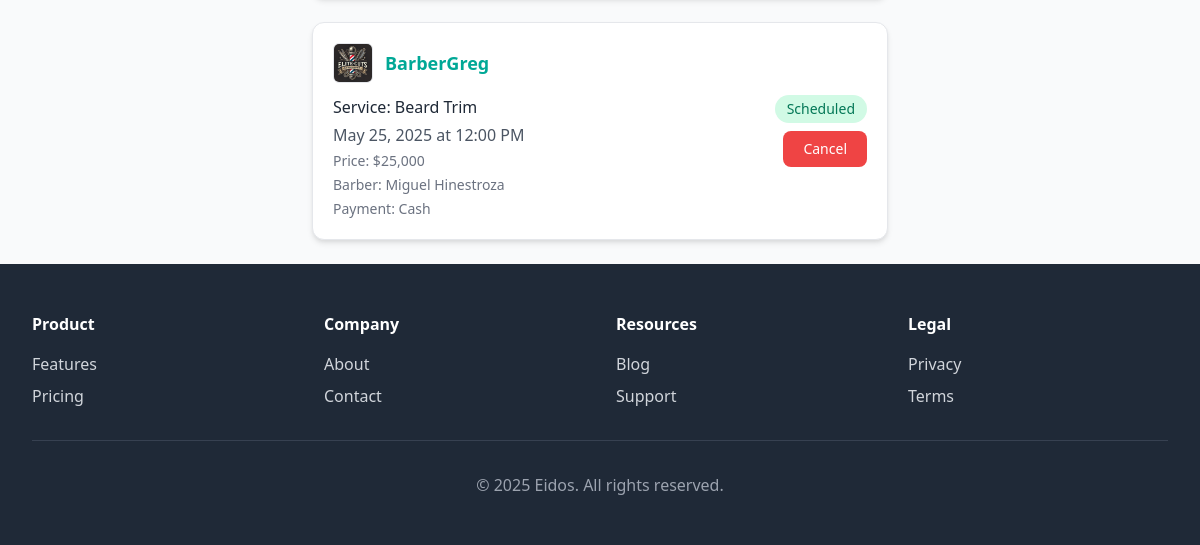
Before: /customer/appointments/ (signed in, lower part) with the older database file.
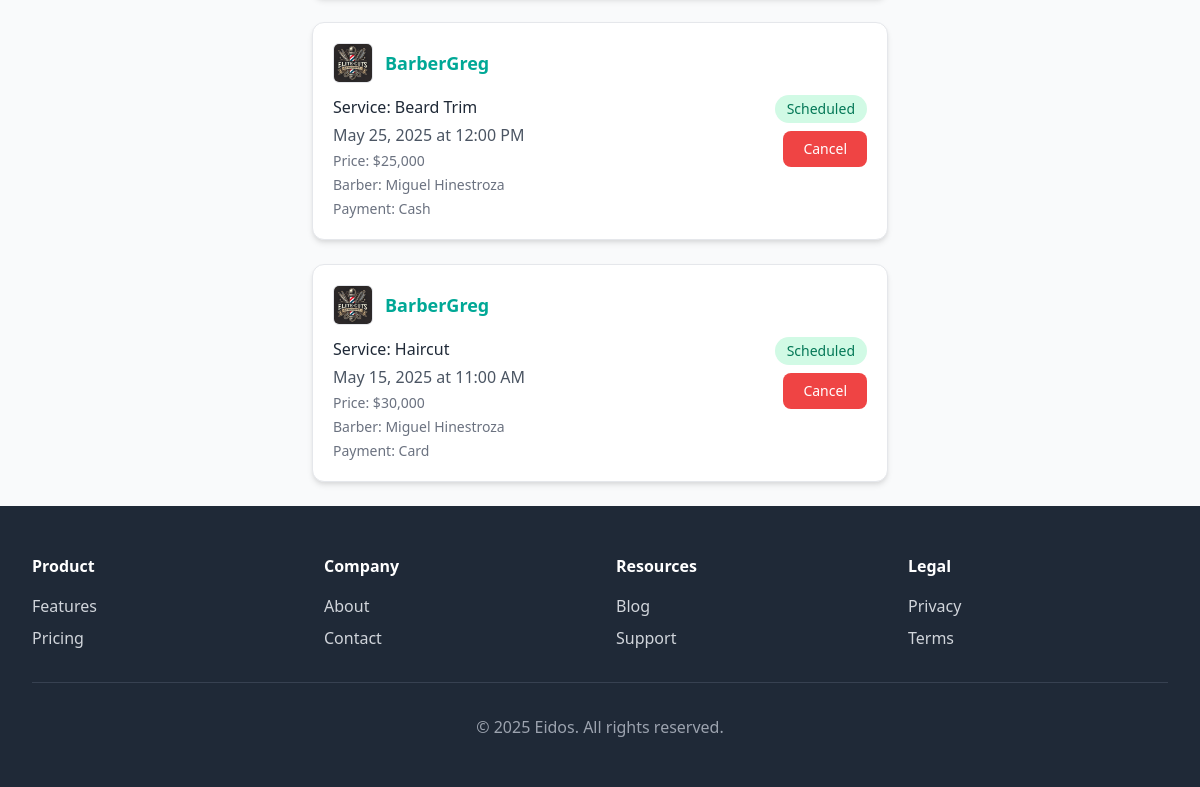
After: the same page with the newer database file.
### business/models.py (models this page shows, shortened)
class Appointment(models.Model):
    business = models.ForeignKey(BusinessAccount, on_delete=models.CASCADE, related_name='appointments', default=get_default_business)
    date = models.DateField()
    time = models.TimeField()
    customer = models.ForeignKey('customer.Customer',  on_delete=models.CASCADE, related_name='appointments', null=True, blank=True)
    customer_name = models.CharField(max_length=100, blank=True, null=True)
    customer_email = models.EmailField(max_length=100, blank=True, null=True)
    service = models.ForeignKey(Service, on_delete=models.CASCADE, related_name='appointments')
    price = models.DecimalField(max_digits=10, decimal_places=2, null=True, blank=True)
    payment_method = models.CharField(max_length=20, choices=[
        ("Cash", "Cash"), ("Card", "Card"), ("Online", "Online")
    ])
    duration_minutes = models.PositiveIntegerField(default=30)
    barber = models.ForeignKey(Employee, on_delete=models.CASCADE, related_name='appointments')
    customer_satisfaction = models.IntegerField(null=True, blank=True)
    repeat_customer = models.BooleanField(default=False)
    no_show = models.BooleanField(default=False)
    status = models.CharField(max_length=20, choices=[('scheduled', 'Scheduled'), ('completed', 'Completed'), ('cancelled', 'Cancelled')], default='scheduled')

class BusinessAccount(models.Model):
    name = models.CharField(max_length=100)
    email = models.EmailField(max_length=100, default='')
    address = models.CharField(max_length=200)
    description = models.TextField(blank=True)
    logo = models.ImageField(upload_to='business/images/')
    user = models.OneToOneField(Account, on_delete=models.CASCADE, null=True, blank=True)
    phone = models.CharField(max_length=20)
    instagram = models.URLField(blank=True, null=True)
    facebook = models.URLField(blank=True, null=True)
    twitter = models.URLField(blank=True, null=True)
    tiktok = models.URLField(blank=True, null=True)

class Service(models.Model):
    business = models.ForeignKey(BusinessAccount, on_delete=models.CASCADE, default=get_default_business)
    name = models.CharField(max_length=200)
    description = models.TextField(blank=True, null=True)
    price = models.DecimalField(max_digits=10, decimal_places=2)
    available = models.BooleanField(default=True)
    image = models.ImageField(upload_to='services/', blank=True, null=True)
    created_at = models.DateTimeField(auto_now_add=True)
    def __str__(self):
        return self.name

class Employee(models.Model):
    business = models.ForeignKey(BusinessAccount, on_delete=models.CASCADE, related_name='employees', default=get_default_business)
    name = models.CharField(max_length=100)
    photo = models.ImageField(upload_to='employees/photos/', blank=True, null=True)
    job_description = models.TextField()
    phone = models.CharField(max_length=20)

### customer/views.py (the view)
# urls.py: path('appointments/', views.listUserAppointments, name='userAppointments'),
@login_required
def listUserAppointments(request):
    if not hasattr(request.user, 'customer'):
        return render(request, 'error.html', {'message': 'Only clients can view appointments.'})
    customer = request.user.customer
    appointments = Appointment.objects.filter(customer=customer)
    if not appointments.exists():
        appointments = Appointment.objects.filter(customer_email=customer.user.email)
    return render(request, 'user_appointments.html', {'appointments': appointments, 'customer': customer})

### eidosapp/context_processors.py (called while the page is built)
def user_type_context(request):
    user_type = None
    if request.user.is_authenticated:
        if hasattr(request.user, 'is_business') and request.user.is_business:
            user_type = 'business'
        elif hasattr(request.user, 'is_customer') and request.user.is_customer:
            user_type = 'customer'
    return {'user_type': user_type}

def business_user_context(request):
    business_user = None
    if request.user.is_authenticated and hasattr(request.user, 'is_business') and request.user.is_business:
        business_user = BusinessAccount.objects.get(user=request.user)
    return {'business_user': business_user}

### customer/templates/user_appointments.html (shortened to what this page needs)
{% extends 'base.html' %}
{% load static %}
{% load humanize %}
{% block content %}
<div class="max-w-4xl mx-auto mt-10 px-4">
    {% if appointments %}
        <ul class="space-y-6">
            {% for appointment in appointments %}
                <li class="p-5 bg-white rounded-xl shadow-md border border-gray-200 hover:shadow-lg transition-all max-w-xl mx-auto">
                    <div class="flex flex-col md:flex-row justify-between md:items-center gap-4">
                        <div class="flex flex-col space-y-1">
                            <div class="flex items-center gap-3 mb-2">
                                {% if appointment.business.logo %}
                                    <img src="{{ appointment.business.logo.url }}" alt="{{ appointment.business.name }}" class="w-10 h-10 rounded-md object-cover border">
                                {% else %}
                                    <img src="{% static 'default-business.png' %}" alt="{{ appointment.business.name }}" class="w-10 h-10 rounded-md object-cover border">
                                {% endif %}
                                <h2 class="text-lg font-semibold text-primary">{{ appointment.business.name }}</h2>
                            </div>
                            <h3 class="text-md font-medium text-gray-800">Service: {{ appointment.service }}</h3>
                            <p class="text-gray-600">{{ appointment.date|date:"F j, Y" }} at {{ appointment.time|time:"g:i A" }}</p>
                            <p class="text-sm text-gray-500">Price: ${{ appointment.price|floatformat:0|intcomma }}</p>
                            <p class="text-sm text-gray-500">Barber: {{ appointment.barber.name }}</p>
                            <p class="text-sm text-gray-500">Payment: {{ appointment.payment_method }}</p>
                        </div>
                        <div class="flex flex-col items-end gap-2">
                            {% if appointment.status == 'scheduled' %}
                                <span class="px-3 py-1 text-sm font-medium rounded-full bg-green-100 text-green-700">Scheduled</span>
                                <form method="post" action="{% url 'cancel_appointment' appointment.id %}" onsubmit="return confirm('Are you sure you want to cancel this appointment?');">
                                    <button type="submit" class="text-sm px-5 py-2 bg-red-500 hover:bg-red-600 text-white rounded-lg transition">
                                        Cancel
                                    </button>
                                </form>
                            {% elif appointment.status == 'completed' %}
                                <span class="px-3 py-1 text-sm font-medium rounded-full bg-blue-100 text-blue-700">Completed</span>
                            {% else %}
                                <span class="px-3 py-1 text-sm font-medium rounded-full bg-red-100 text-red-600">Cancelled</span>
                            {% endif %}
                        </div>
                    </div>
                </li>
            {% endfor %}
        </ul>
    {% else %}
        <div class="text-center text-gray-500 text-lg mt-10">
            <p>You don't have any appointments yet.</p>
        </div>
    {% endif %}
</div>
<br>
{% endblock %}

### eidosapp/templates/base.html (shortened to what this page needs)
<!DOCTYPE html>
<html lang="en">
<head>
    <link href="https://cdnjs.cloudflare.com/ajax/libs/tailwindcss/2.2.19/tailwind.min.css" rel="stylesheet">
    <link href="https://cdnjs.cloudflare.com/ajax/libs/font-awesome/6.0.0/css/all.min.css" rel="stylesheet">
</head>
<body class="{% block body_class %}bg-gray-50{% endblock %}">
                        {% load static %}
    {% block content %}{% endblock %}
    {% block default_footer %}
    <footer class="bg-gray-800">
        <div class="max-w-7xl mx-auto py-12 px-4 sm:px-6 lg:px-8">
            <div class="grid grid-cols-2 md:grid-cols-4 gap-8">
                <div>
                    <h3 class="text-white font-bold mb-4">Product</h3>
                    <ul class="space-y-2">
                        <li><a href="#" class="text-gray-300 hover:text-white">Features</a></li>
                        <li><a href="#" class="text-gray-300 hover:text-white">Pricing</a></li>
                    </ul>
                </div>
                <div>
                    <h3 class="text-white font-bold mb-4">Company</h3>
                    <ul class="space-y-2">
                        <li><a href="#" class="text-gray-300 hover:text-white">About</a></li>
                        <li><a href="#" class="text-gray-300 hover:text-white">Contact</a></li>
                    </ul>
                </div>
                <div>
                    <h3 class="text-white font-bold mb-4">Resources</h3>
                    <ul class="space-y-2">
                        <li><a href="#" class="text-gray-300 hover:text-white">Blog</a></li>
                        <li><a href="#" class="text-gray-300 hover:text-white">Support</a></li>
                    </ul>
                </div>
                <div>
                    <h3 class="text-white font-bold mb-4">Legal</h3>
                    <ul class="space-y-2">
                        <li><a href="#" class="text-gray-300 hover:text-white">Privacy</a></li>
                        <li><a href="#" class="text-gray-300 hover:text-white">Terms</a></li>
                    </ul>
                </div>
            </div>
            <div class="mt-8 border-t border-gray-700 pt-8 text-center">
                <p class="text-gray-400">&copy; 2025 Eidos. All rights reserved.</p>
            </div>
        </div>
    </footer>
    {% endblock %}
</body>
</html>

### eidosapp/templates/base.html (style rules this page uses)
:root { --primary-color: #00a896; --primary-dark: #007f6e; --secondary-color: #f8f9fa; }
.text-primary { color: var(--primary-color); }
body { padding-top: 64px; }

Changed rows visible on the page:
added Appointment: business.logo (picture), business.name "BarberGreg", service "Haircut", date "May 15, 2025", time "11:00 AM", price "30,000", barber.name "Miguel Hinestroza", payment_method "Card", status "Scheduled"
